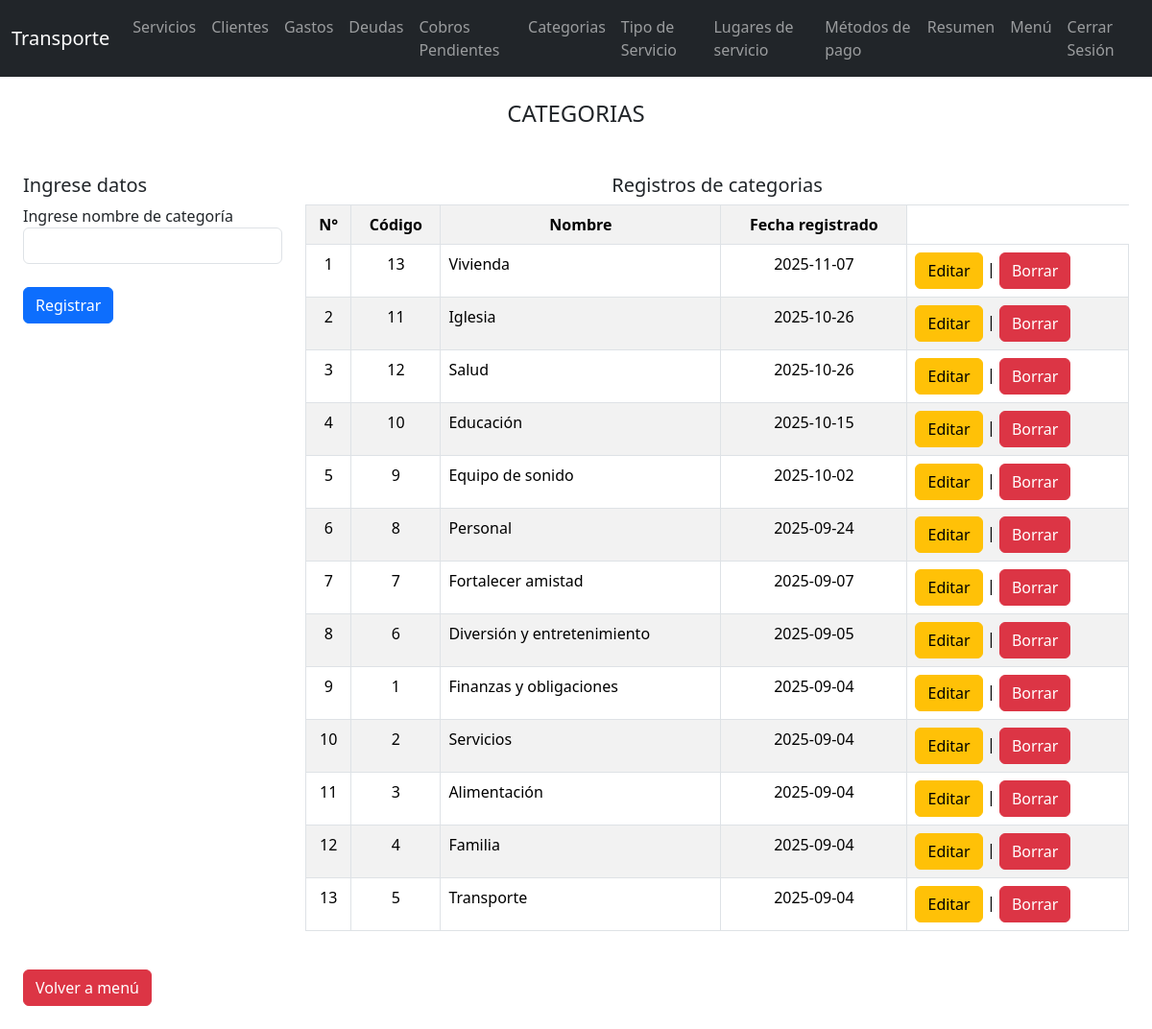
/tcategorias (signed in), run on an earlier commit of the app's database.
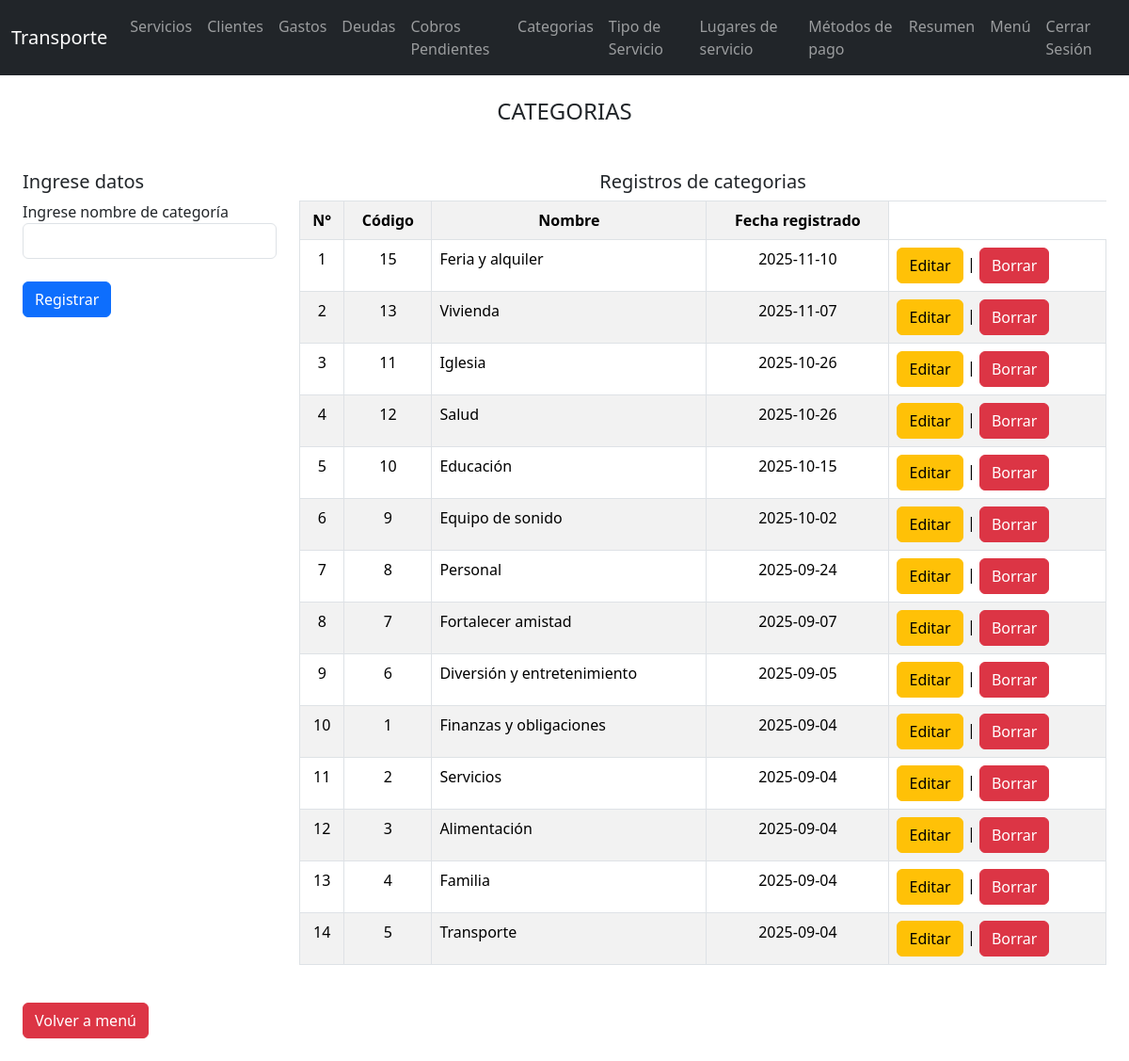
And on a later commit of the database.
### tables this page shows
CREATE TABLE "cat_gas" (
	"cod_cat"	INTEGER,
	"nom_cat"	TEXT,
	"fec_cat"	TEXT,
	"cond_cat"	INTEGER,
	PRIMARY KEY("cod_cat" AUTOINCREMENT)
);

### flask_app.py (the view, shortened to what this page needs)
@app.route("/tcategorias", methods=["GET", "POST"])
def tcategorias():
    if "usuario" not in session :
        return redirect(url_for('inicio1'))
    conn = sqlite3.connect("data1.db")
    c = conn.cursor()
    c.execute("SELECT * FROM cat_gas where cond_cat=1 ORDER BY fec_cat DESC")
    datos = c.fetchall()
    conn.close()
    return render_template("tcategorias.html", datos=datos)

### templates/tcategorias.html (shortened to what this page needs)
<!DOCTYPE html>
<html lang="en">
<head>
    <link href="https://cdn.jsdelivr.net/npm/bootstrap@5.3.7/dist/css/bootstrap.min.css" rel="stylesheet">
    <link rel="stylesheet" href="../static/style.css">
</head>
<body>
    {% include "tmenu.html" %}
    <div class="m-4">
        <div class="row">
            <div class="col-12 mb-3">
                <h4 class="text-center">CATEGORIAS</h4>
            </div>
            <form action="" class="col-12 col-sm-12 col-lg-4 col-xl-3" method="post">
                <br>
                <h5>Ingrese datos</h5>
                <label for="nom">Ingrese nombre de categoría</label>
                <input type="text" name="nom" id="" class="form-control"><br>
                <input type="submit" value="Registrar" class="btn btn-primary">
            </form>
            <div class="col-12 col-sm-12 col-lg-8 col-xl-9">
                <br>
                <h5 class="text-center">Registros de categorias</h5>
                <div class="table-responsive">
                    <table class="table table-striped table-bordered">
                        <tr>
                            <th class="text-center">N°</th>
                            <th class="text-center">Código</th>
                            <th class="text-center">Nombre</th>
                            <th class="text-center">Fecha registrado</th>
                        </tr>
                        {% for r in datos %}
                        <tr>
                            <td class="text-center">{{ loop.index }}</td>
                            <td class="text-center">{{ r[0] }}</td>
                            <td >{{ r[1] }}</td>
                            <td class="text-center">{{ r[2] }}</td>
                            <td>
                                <a href="{{ url_for('teditarcategoriasgastos', id=r[0]) }}" class="btn btn-warning">Editar</a> |
                                <a href="{{ url_for('tborrarcategoriasgastos', id=r[0]) }}" class="btn btn-danger" onclick="return confirm('¿Estás seguro de borrar este registro?');">Borrar</a>
                            </td>
                        </tr>
                        {% endfor %}
                    </table>
                </div>
            </div>
            <div class="col-12">
                <br>
                <a href="/ini" class="btn btn-danger">Volver a menú</a>
            </div>
        </div>
    </div>
</body>
</html>

### templates/tmenu.html (shortened to what this page needs)
<nav class="navbar navbar-expand-lg navbar-dark bg-dark">
    <div class="container-fluid">
        <a class="navbar-brand" href="#">Transporte</a>
        <div class="collapse navbar-collapse" id="menuResponsive">
            <ul class="navbar-nav ms-auto">
                <li class="nav-item">
                    <a class="nav-link " href="/tregistrosservicios">Servicios</a>
                </li>
                <li class="nav-item">
                    <a class="nav-link" href="/tregistrosclientes">Clientes</a>
                </li>
                <li class="nav-item">
                    <a class="nav-link " href="/tregistrosgastos">Gastos</a>
                </li>
                <li class="nav-item">
                    <a class="nav-link" href="/tregistrosdeudas">Deudas</a>
                </li>
                <li class="nav-item">
                    <a class="nav-link" href="/tregistroscobros">Cobros Pendientes</a>
                </li>
                <li class="nav-item">
                    <a class="nav-link" href="/tcategorias">Categorias</a>
                </li>
                <li class="nav-item">
                    <a class="nav-link" href="#">Tipo de Servicio</a>
                <li class="nav-item">
                    <a class="nav-link" href="#">Lugares de servicio</a>
                </li>
                <li class="nav-item">
                    <a class="nav-link" href="#">Métodos de pago</a>
                </li>
                <li class="nav-item">
                    <a class="nav-link" href="/tresumen">Resumen</a>
                </li>
                <li class="nav-item">
                    <a class="nav-link" href="/ini">Menú</a>
                </li>
                <li class="nav-item">
                    <a class="nav-link" href="/logout">Cerrar Sesión</a>
                </li>
            </ul>
        </div>
    </div>
</nav>

What changed in the data, as far as the page shows it:
added cat_gas: cod_cat "15", nom_cat "Feria y alquiler", fec_cat "2025-11-10"
